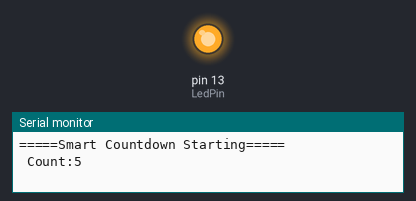
Bench run of a sketch on a simulated Arduino Uno, built with avr-gcc and run on an emulated ATmega328P. Shown: output pins drawn as LEDs (lit = HIGH), the last lines printed to the serial monitor.

Above: at 0.1 s.
At 9.9 s:
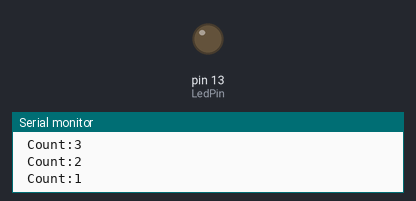
Timing chart, 0 to 11.4 s (numbered marks = the images above):
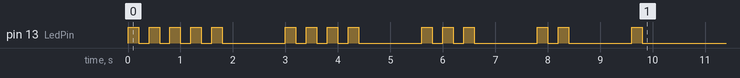

The sketch:

Assignment1_Papa_Kwame.ino
```cpp
int startValue = 5;
int LedPin = 13;

void flashLED( int Times){
  while ( Times > 0){
    digitalWrite(LedPin, HIGH);
    delay(200);
    digitalWrite(LedPin, LOW);
    delay(200);
    Times = Times - 1;
  }
}

void setup() {

pinMode(LedPin, OUTPUT);
Serial.begin(9600);
Serial.println ("=====Smart Countdown Starting=====");

  while (startValue > 0){
    Serial.print(" Count:");
    Serial.println(startValue);
     flashLED(startValue) ;
    delay(1000);
    startValue = startValue - 1;
  }
  Serial.println ("===== Countdown Complete =====");

}


void loop() {
  // put your main code here, to run repeatedly:

}
```
